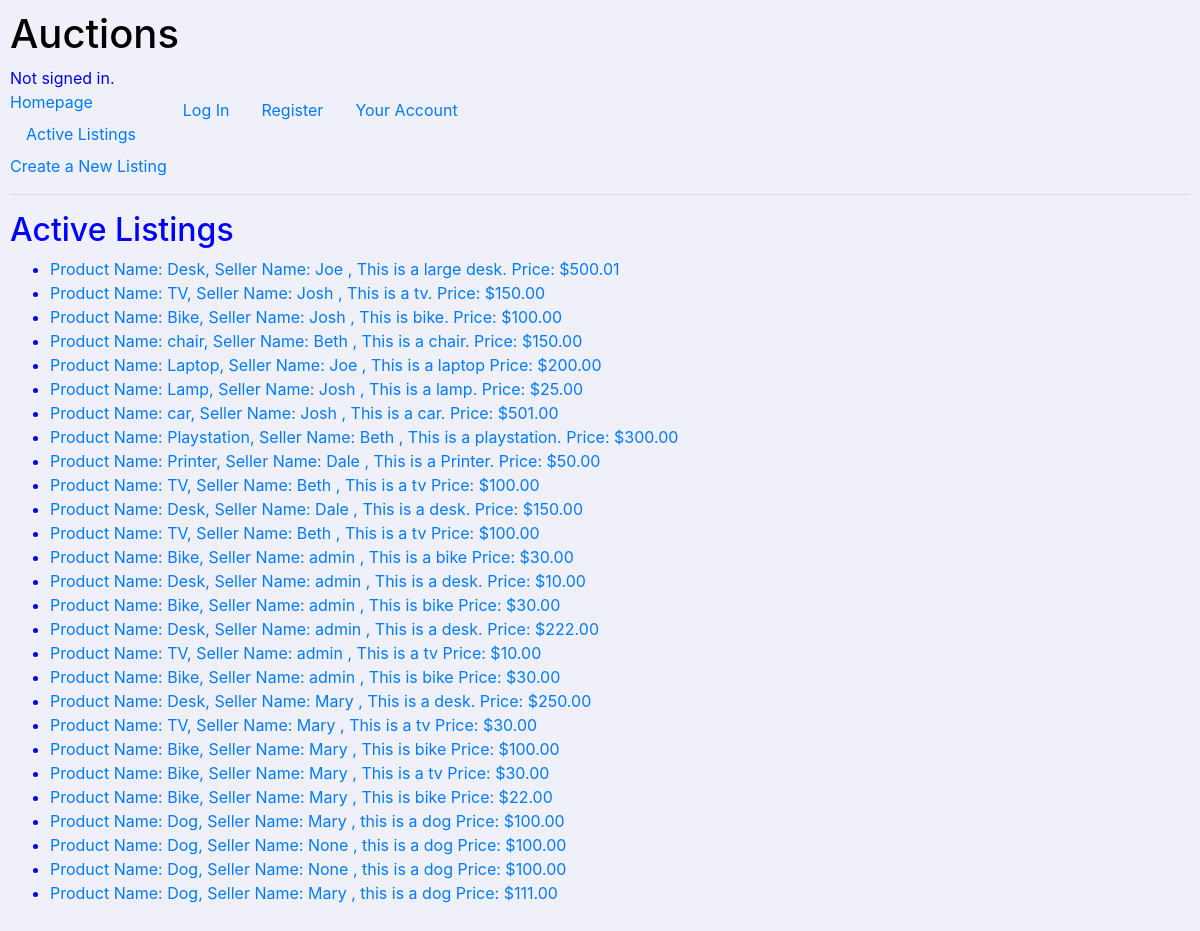
Before: / with the older database file.
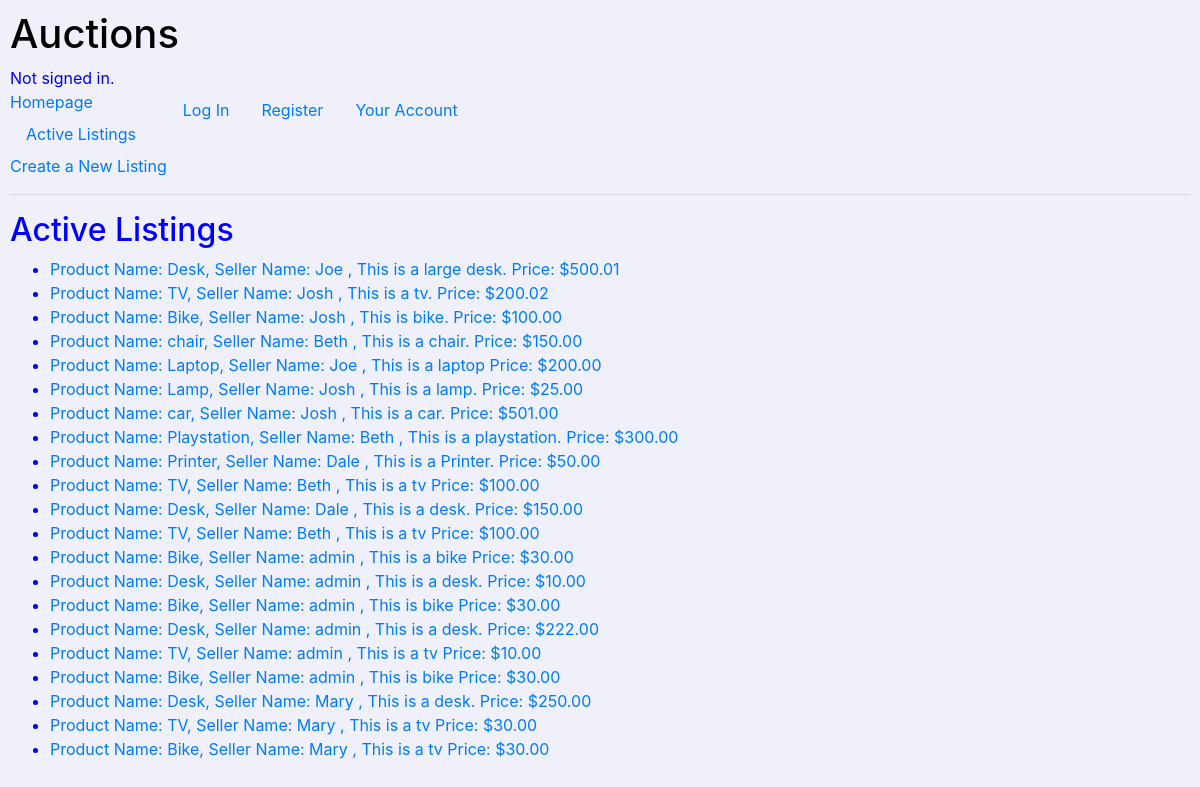
After: the same page with the newer database file.
### auctions/models.py (models this page shows)
class AuctionListing(models.Model):
    product_name = models.CharField(max_length=50, blank=False)
    price = models.DecimalField(max_digits=6, decimal_places=2)
    created_at = models.DateTimeField(auto_now_add=True)
    product_image = models.ImageField(
        null=True, blank=True, upload_to="images/")
    brief_description = models.CharField(
        max_length=200, blank=True, default=0.0)
    seller_name = models.ForeignKey(
        User, on_delete=models.CASCADE, related_name="sellername", blank=True, null=True)
    def __str__(self):
        return f"Product Name: {self.product_name}, Seller Name: {self.seller_name} "

class User(AbstractUser):
    pass

### auctions/views.py (the view)
# urls.py: path("", views.index, name="index"),
def index(request):
    auctions = AuctionListing.objects.all()
    return render(request, "auctions/index.html", {'auctions': auctions})

### auctions/templates/auctions/index.html
{% extends "auctions/layout.html" %}
{% block body %}
<div>
    <h2>Active Listings</h2>
    <ul>
    {% for auction in auctions %}
    <li>
    <a href="{% url 'listingpage' auction.id %}">{{ auction }},
        {{auction.brief_description}} Price: ${{auction.price}}</br></a>
   </li>
    {% endfor %}
    </ul>
</div>
{% endblock %}

### auctions/templates/auctions/layout.html (shortened to what this page needs)
{% load static %}
<!DOCTYPE html>
<html lang="en">
    <head>
        <link rel="stylesheet" href="https://stackpath.bootstrapcdn.com/bootstrap/4.4.1/css/bootstrap.min.css">
        <link href="{% static 'auctions/styles.css' %}" rel="stylesheet">
    </head>
    <body>
        <h1>Auctions</h1>
        <div>
            {% if user.is_authenticated %}
                Signed in as <strong>{{ user.username }}</strong>.
            {% else %}
                Not signed in.
            {% endif %}
        </div>
        <ul class="nav">
            <li class="nav-item">
                <a href="{%  url 'index' %}">Homepage</a>
                <a class="nav-link" href="{% url 'activelistings' %}">Active Listings</a>
                <a href="createlisting">Create a New Listing</a>
            </li>
            {% if user.is_authenticated %}
                <li class="nav-item">
                    <a class="nav-link" href="{% url 'logout' %}">Log Out</a>
                </li>
            {% else %}
                <li class="nav-item">
                    <a class="nav-link" href="{% url 'login' %}">Log In</a>
                </li>
                <li class="nav-item">
                    <a class="nav-link" href="{% url 'register' %}">Register</a>
                </li>
            {% endif %}
            <li class="nav-item"><a class="nav-link" href="{% url 'useraccount' %}">Your Account</a>  </li>
        </ul>
        <hr>
        {% block body %}
        {% endblock %}
    </body>
</html>

### auctions/static/auctions/styles.css (style rules this page uses)
body { padding: 10px; background-color: rgb(240, 240, 250); }
h1 { color: black; }
div { color: blue; }

Changed rows visible on the page:
removed AuctionListing: product_name+seller_name "Product Name: Bike, Seller Name: Mary", brief_description "This is bike", price "100.00"
removed AuctionListing: product_name+seller_name "Product Name: Bike, Seller Name: Mary", brief_description "This is bike", price "22.00"
removed AuctionListing: product_name+seller_name "Product Name: Dog, Seller Name: Mary", brief_description "this is a dog", price "100.00"
removed AuctionListing: product_name+seller_name "Product Name: Dog, Seller Name: None", brief_description "this is a dog", price "100.00"
removed AuctionListing: product_name+seller_name "Product Name: Dog, Seller Name: None", brief_description "this is a dog", price "100.00"
removed AuctionListing: product_name+seller_name "Product Name: Dog, Seller Name: Mary", brief_description "this is a dog", price "111.00"
changed AuctionListing "This is a tv.": price "150.00" → "200.02"
